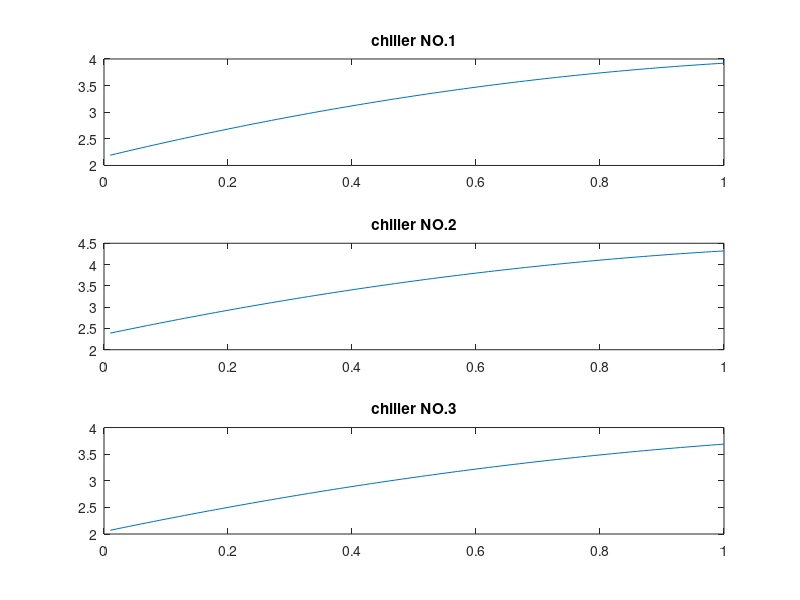

Write MATLAB code to recreate this figure. (Note: this script raises an error after producing the figure.)
%{
anthor:Lyu yuan
2018-12-15
%}
function HVAC_OPT_chiller
global Qload CAP1 CAP2 CAP3
%% test Qload-PLR curvefit
CAP1=350; %chiller1:350KW
CAP2=500; %chiller2:500KW
CAP3=200; %chiller3:200KW 
COP1=ones(100,1);
PLR1=ones(100,1);
COP2=ones(100,1);
PLR2=ones(100,1);
COP3=ones(100,1);
PLR3=ones(100,1);% initialize matrix to promote speed 
for i=1:1:100
    PLR1(i)=0.01*i;
    COP1(i)=COP_1(PLR1(i));
    PLR2(i)=0.01*i;
    COP2(i)=COP_2(PLR2(i));
    PLR3(i)=0.01*i;
    COP3(i)=COP_3(PLR3(i));
end
figure(1)
subplot(3,1,1)
plot(PLR1,COP1)
title('chiller NO.1')
subplot(3,1,2)
plot(PLR2,COP2)
title('chiller NO.2')
subplot(3,1,3)
plot(PLR3,COP3)
title('chiller NO.3')
suptitle('COP-PLR curve')
%}

%A=xlsread('coldload.xlsx');
A=xlsread('coldload_huge.xlsx')
Qe=A(:,2);
x0_store=ones(length(Qe),6); %store each optimized results
x_store=ones(length(Qe),6);
Time=ones(length(Qe),1); %time points
Echiller_init=ones(length(Qe),1); % inital straetgy without optimization
tolr=0.01
Echiller_opt=ones(length(Qe),1); % straetgy with optimization
for i=1:1:length(Qe)
    Qload=Qe(i);
    Time(i)=i;
    Q=Qe(i);
    x0=inital(Q)';
    init=Echiller_init(i)
    fun=@Echiller;
    nlcons=@constraints;
    cl=[0 0 0 0 0 0 1-tolr];%lower bounds
    cu=[1 1 1 1 1 1 1+tolr];%upper bounds
    xtype='BCBCBC'; %varibles type B:{0,1} C:float  
    Opt=opti('fun',fun,'nl',nlcons,cl,cu,'x0',x0,'xtype',xtype)
    [x,fval,exitflag,info] = solve(Opt)
    % adjust the initial setting for at first,when wi was set as 0,PLR was
    % not 0(to suit high efficency region constraints, it is valid for program 
    % but don't correspond to reality.so we
    % set PLR=0 when the corresponding w was 0
    if x(1)==0
        x(2)=0;
    end
    if x(3)==0
        x(4)=0;
    end
    if x(5)==0
        x(6)=0;
    end   
    if x0(1)==0
        x0(2)=0;
    end    
    if x0(3)==0
        x0(4)=0;
    end
    if x0(5)==0
        x0(6)=0;
    end    
    
    x0_store(i,:)=x0;
    x_store(i,:)=x;       
    Echiller_init(i)=Echiller(x0);
    Echiller_opt(i)=fval;%save data
end
% plot
figure(2)
plot(Time,Echiller_init,'r')
hold on 
plot(Time,Echiller_opt,'b')
xlabel('Time Point')
title('Power consumption')
legend('inital','after optimization');
figure(3)
plot(Time,x0_store(:,1))
hold on
plot(Time,x_store(:,1))
hold on
plot(Time,x0_store(:,3))
hold on
plot(Time,x_store(:,3))
hold on 
plot(Time,x0_store(:,5))
hold on
plot(Time,x_store(:,5))
xlabel('Time Point')
ylabel('start/stop')
title('start or stop of chillers')
ylim([0,1.2])
legend('chiller1','chiller1opt','chiller2','chiller2opt','chiller3','chilleropt')
figure(4)
plot(Time,x0_store(:,2))
hold on
plot(Time,x_store(:,2))
hold on
plot(Time,x0_store(:,4))
hold on
plot(Time,x_store(:,4))
hold on 
plot(Time,x0_store(:,6))
hold on
plot(Time,x_store(:,6))
xlabel('Time Point')
ylabel('PLR')
ylim([0,1.2]);
title('PLR')
legend('chiller1','chiller1opt','chiller2','chiller2opt','chiller3','chiller3opt')
end



function obj=Echiller(x)
% object of optimization
global Qload CAP1 CAP2 CAP3
w1=x(1);
PLR1=x(2);
w2=x(3);
PLR2=x(4);
w3=x(5);
PLR3=x(6);
L1=PLR1*CAP1/Qload;
L2=PLR2*CAP2/Qload;
L3=PLR3*CAP3/Qload;
COP1=COP_1(PLR1);
COP2=COP_2(PLR2);
COP3=COP_3(PLR3);
obj=(L1*w1/COP1+L2*w2/COP2+L3*w3/COP3)*Qload;
end

function cons=constraints(x)
% constraints for optimization problems
global Qload CAP1 CAP2 CAP3
w1=x(1);
PLR1=x(2);
w2=x(3);
PLR2=x(4);
w3=x(5);
PLR3=x(6);
L1=PLR1*CAP1/Qload;
L2=PLR2*CAP2/Qload;
L3=PLR3*CAP3/Qload;
COP1=COP_1(PLR1);
COP2=COP_2(PLR2);
COP3=COP_3(PLR3);
cons(1)=PLR1;
cons(2)=PLR2;
cons(3)=PLR3;
cons(4)=L1;
cons(5)=L2;
cons(6)=L3;
cons(7)=L1*w1+L2*w2+L3*w3;
%cons(8)=Qload*L1*w1
%cons(9)=Qload*L2*w2
%cons(10)=Qload*L3*w3
end

function COP=COP_1(PLR)
a=-1.0510;
b=2.8079;
c=2.1644;
COP=a*PLR^2+b*PLR+c;
end
function COP=COP_2(PLR)
a=-1.0970;
b=3.0584;
c=2.3589;
COP=a*PLR^2+b*PLR+c;
end
function COP=COP_3(PLR)
a=-0.7852;
b=2.4275;
c=2.0460;
COP=a*PLR^2+b*PLR+c;
end

function x=inital(Q)
% initial strategy without optimization
global Qload CAP1 CAP2 CAP3
if (0<Q)&&(Q<=200)
    w1=0;
    PLR1=1;
    w2=0;
    PLR2=1;
    w3=1;
    PLR3=Q/CAP3;  
elseif (200<Q)&&(Q<=350)
    w1=1;
    PLR1=Q/CAP1;
    w2=0;
    PLR2=1;
    w3=0;
    PLR3=1;
elseif (350<Q)&&(Q<=500)
    w1=0;
    PLR1=1;
    w2=1;
    PLR2=Q/CAP2;
    w3=0;
    PLR3=1;  
elseif (Q>500)&&(Q<=550)
    w1=1;
    PLR1=7*Q/11/CAP1;
    w2=0;
    PLR2=1;
    w3=1;
    PLR3=4*Q/11/CAP3;
elseif (Q>550)&&(Q<=700)
    w1=0;
    PLR1=1;
    w2=1;
    PLR2=10*Q/14/CAP2;
    w3=1;
    PLR3=4*Q/14/CAP3;
elseif (Q>700)&&(Q<=850)
    w1=1;
    PLR1=7*Q/17/CAP1;
    w2=1;
    PLR2=10*Q/17/CAP2;
    w3=0;
    PLR3=1;
elseif (Q>850)&&(Q<=1050)
    w1=1;
    PLR1=7*Q/21/CAP1;
    w2=1;
    PLR2=10*Q/21/CAP2;
    w3=1;
    PLR3=4*Q/21/CAP3;
end
x(1)=w1;
x(2)=PLR1;
x(3)=w2;
x(4)=PLR2;
x(5)=w3;
x(6)=PLR3;
end